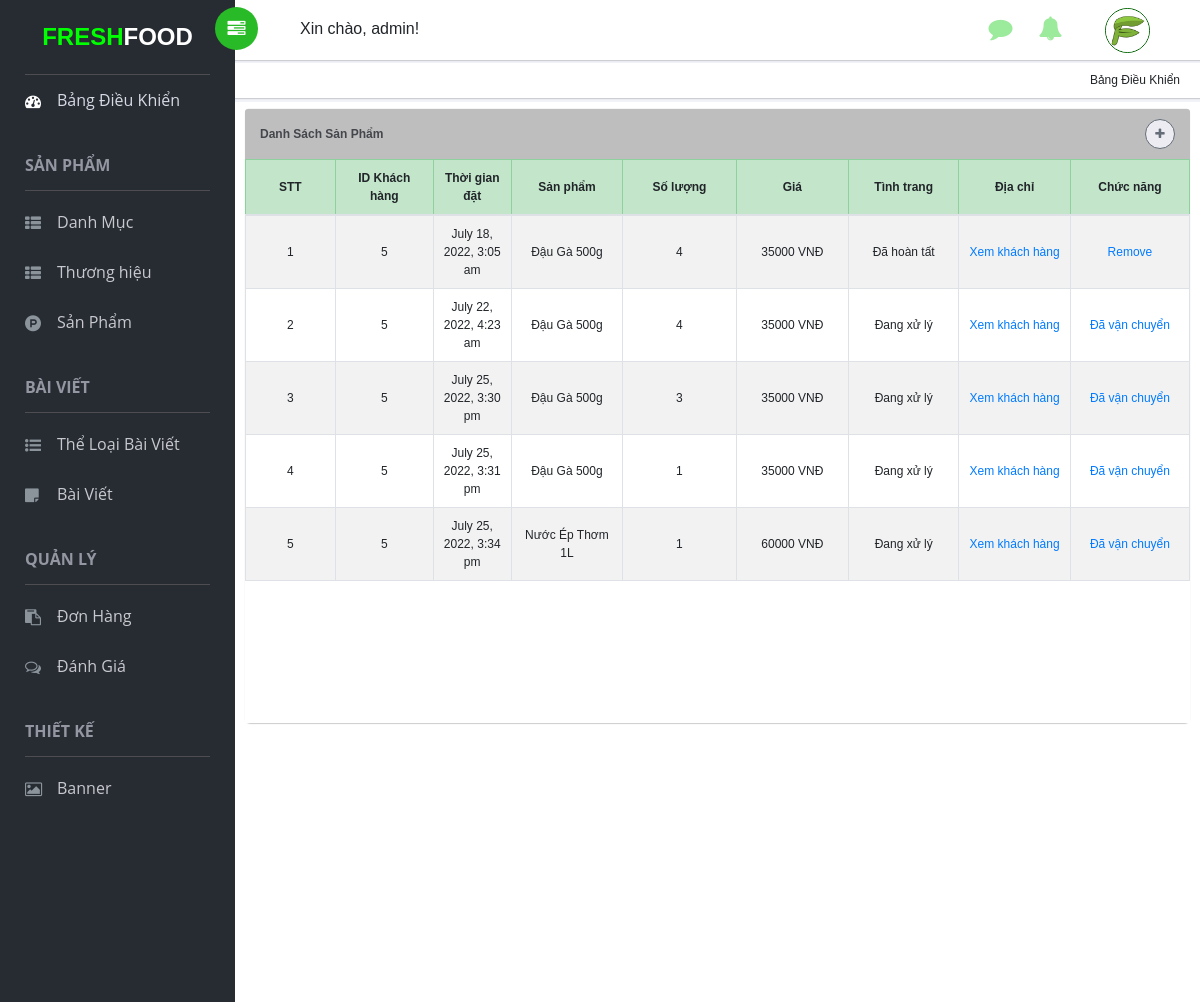
/admin/orderadmin.php (signed in), run on the app's committed database.
### tables this page shows
CREATE TABLE `tbl_order` (
  `id` int(11) NOT NULL,
  `productId` int(11) NOT NULL,
  `productName` varchar(255) NOT NULL,
  `customer_id` int(11) NOT NULL,
  `quantity` int(11) NOT NULL,
  `price` varchar(255) NOT NULL,
  `image` varchar(255) NOT NULL,
  `status` int(11) NOT NULL DEFAULT '0',
  `date_order` timestamp NOT NULL DEFAULT CURRENT_TIMESTAMP,
  `trans_orderid` int(11) DEFAULT NULL
);

### lib/database.php (called while the page is built, shortened)
<?php
Class Database{
   public $host   = DB_HOST;
   public $user   = DB_USER;
   public $pass   = DB_PASS;
   public $dbname = DB_NAME;
   public $link;
private function connectDB(){
   $this->link = new mysqli($this->host, $this->user, $this->pass,
    $this->dbname);
 }
public function select($query){
  $result = $this->link->query($query) or
   die($this->link->error.__LINE__);
  if($result->num_rows > 0){
    return $result;
  } else {
    return false;
  }
 }
}

### admin/classes/cart.php (called while the page is built, shortened)
<?php
include_once $_SERVER['DOCUMENT_ROOT'].'/freshfoodstore/lib/database.php';
include_once $_SERVER['DOCUMENT_ROOT'].'/freshfoodstore/helper/format.php';
?>
<?php
 class cart
 {
    private $db;
    public function __construct()
    {
        $this->db = new Database();
    }
        public function get_inbox_cart()
        {
            $query = "SELECT * FROM tbl_order order by date_order";
            $get_inbox_cart = $this->db->select($query);
            return $get_inbox_cart;
        }
    }
?>

### helper/format.php (called while the page is built, shortened)
<?php
class Format{
 public function formatDate($date){
    return date('F j, Y, g:i a', strtotime($date));
 }
}
?>

### admin/orderadmin.php (the view, shortened to what this page needs)
<?php
include_once '../admin/include/header.php';
?>
<?php include_once '../admin/classes/cart.php';?>
<?php include_once '../helper/format.php';?>
<div class="workplace">
    <div class="row pt-2">
        <div class="col-md-12">
            <div class="panel panel-default">
                <div class="panel-heading">
                    <h3 class="panel-title">Danh sách sản phẩm</h3>
                    <span class="panel-controls">
                        <a href="add-product.php" title="Thêm Mới"><i class="fa fa-plus"></i></a>
                    </span>
                </div>
                <div class="panel-content">
                    <table class="table table-striped table-bordered pt-2 text-center">
                        <thead class="table-success">
                            <tr>
                                <th width="160" scope="col" class="align-middle">STT</th>
                                <th width="160" scope="col" class="align-middle">ID Khách hàng</th>
                                <th width="120" class="align-middle">Thời gian đặt</th>
                                <th width="200" scope="col" class="align-middle">Sản phẩm</th>
                                <th width="200" scope="col" class="align-middle">Số lượng</th>
                                <th width="200" scope="col" class="align-middle">Giá</th>
                                <th width="200" scope="col" class="align-middle">Tình trang</th>
                                <th width="200" scope="col" class="align-middle">Địa chỉ</th>
                                <th width="200" scope="col" class="align-middle">Chức năng</th>
                            </tr>
                        </thead>
                        <tbody>
                            <?php
                            $ct = new cart();
                            $fm = new Format();
                            $get_inbox_cart = $ct->get_inbox_cart();
                            if($get_inbox_cart){
                                $i=0;
                                while($result = $get_inbox_cart->fetch_assoc()){
                                    $i++;
                            ?>
                            <tr>
                                <td class="align-middle">
                                  <?php echo $i?>
                                </td>
                                <td class="align-middle">
                                <?php echo $result['customer_id']?>
                                </td>
                                <td class="align-middle">
                                    <?php echo $fm->formatDate($result['date_order'])?>
                                </td>
                                <td class="align-middle">
                                    <?php echo $result['productName']?>
                                </td>
                                <td class="align-middle">
                                    <?php echo $result['quantity']?>
                                </td>
                                <td class="align-middle">
                                    <?php echo $result['price'].' '.'VNĐ'?>
                                </td>
                                <td class="align-middle">
                                <?php
                                    if($result['status']==0){
                                        echo "Đang xử lý";
                                    }else{
                                        echo "Đã hoàn tất";
                                    }
                                    ?>
                                </td>
                                <td class="align-middle">
                                    <a href="customer.php?customerid=<?php echo $result['customer_id']?>">Xem khách hàng</a>
                                </td>
                                <td class="align-middle">
                                    <?php
                                    if($result['status']==0){
                                    ?>
                                        <a href="?shiftid=<?php echo $result['id']?>&price=<?php echo $result['price']?>&time=<?php echo $result['date_order']?>">Đã vận chuyển</a>
                                    <?php
                                    }else{
                                    ?>
                                        <a href="?delid=<?php echo $result['id']?>&price=<?php echo $result['price']?>&time=<?php echo $result['date_order']?>">Remove</a>
                                    <?php
                                    }
                                    ?>
                                </td>
                            </tr>
                            <?php
                                }
                            }
                            ?>
                        </tbody>
                    </table>
                </div>
            </div>
        </div>
    </div>
</div>
</body>
</html>

### admin/Content/mystyle.css (style rules this page uses)
body { background-color: #f1f2f7; font-family: Arial, Helvetica, sans-serif; scroll-behavior: auto; }
a { text-decoration: none !important; }
.workplace { min-height: 900px; padding: 0 10px; margin: 0 -10px 0 0; width: 100%; background: #fff; }
.panel.panel-default { border-top-color: #F5F5F5; border-top-width: 1px; background: #e8e8e8; }
.panel { width: 100%; min-height: 615px; -moz-border-radius: 5px; -webkit-border-radius: 5px; border-radius: 5px; border: 0px; border-top: 2px solid #E5E5E5; margin-bottom: 20px; position: relative; -moz-box-shadow: 0px 1px 1px 0px rgba(0, 0, 0, 0.2); -webkit-box-shadow: 0px 1px 1px 0px rgba(0, 0, 0, 0.2); box-shadow: 0px 1px 1px 0px rgba(0, 0, 0, 0.2); }
.panel-heading { padding: 10px 15px; border-bottom: 1px solid transparent; border-top-left-radius: 3px; border-top-right-radius: 3px; height: 50px; background: #bebebe; }
.panel .panel-title { font-size: 12px; font-weight: 700; text-transform: capitalize; line-height: 30px; display: block; float: left; color: #43464b; }
.panel-controls { float: right; padding: 0px; margin: 0px; list-style: none; position: relative; }
.panel-controls > a { display: block; float: left; width: 30px; height: 30px; text-align: center; line-height: 28px; color: #656d78; border: 1px solid #656d78; background: rgb(248 248 255 / 0.80); border-radius: 50%; margin-left: 3px; }
.panel-content { background: #fff; min-height: 564.4px; }

### data on the page
tbl_order: customer "5", date_order "July 18, 2022, 3:05 am", productName "Đậu Gà 500g", quantity "4", price "35000", status "Đã hoàn tất"
tbl_order: customer "5", date_order "July 22, 2022, 4:23 am", productName "Đậu Gà 500g", quantity "4", price "35000", status "Đang xử lý"
tbl_order: customer "5", date_order "July 25, 2022, 3:30 pm", productName "Đậu Gà 500g", quantity "3", price "35000", status "Đang xử lý"
tbl_order: customer "5", date_order "July 25, 2022, 3:31 pm", productName "Đậu Gà 500g", quantity "1", price "35000", status "Đang xử lý"
tbl_order: customer "5", date_order "July 25, 2022, 3:34 pm", productName "Nước Ép Thơm 1L", quantity "1", price "60000", status "Đang xử lý"

### other printed values
Session::get('adminName') "admin"
